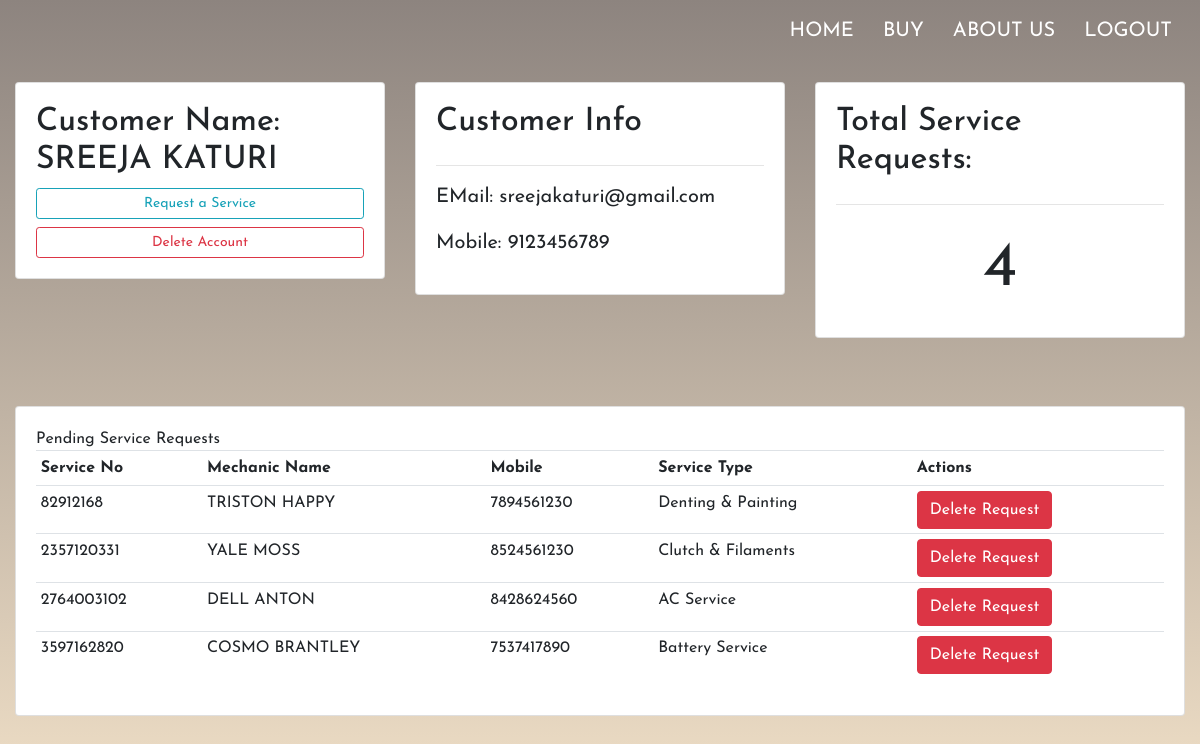
Page /cust.php (signed in) on the committed database.
### tables this page shows
CREATE TABLE `customers` (
  `custid` bigint(20) NOT NULL,
  `name` varchar(64) NOT NULL,
  `email` varchar(64) NOT NULL,
  `mobile` bigint(10) NOT NULL,
  `password` varchar(255) NOT NULL
);

CREATE TABLE `services` (
  `servid` bigint(20) NOT NULL,
  `custid` bigint(20) NOT NULL,
  `mechid` bigint(20) NOT NULL,
  `servtype` text NOT NULL
);

CREATE TABLE `mechanics` (
  `mechid` bigint(20) NOT NULL,
  `name` varchar(64) NOT NULL,
  `email` varchar(64) NOT NULL,
  `mobile` bigint(10) NOT NULL,
  `password` varchar(255) NOT NULL
);

### cust.php (the view, shortened to what this page needs)
<?php
include 'config.php';
$email = $_SESSION['email'];
$table = $_SESSION['type'];
$sql = "SELECT * FROM $table WHERE email='$email'";
$result = mysqli_query($conn, $sql);
if (mysqli_num_rows($result) > 0) {
    $row = mysqli_fetch_assoc($result);
    $custid = $row['custid'];
    $name = $row['name'];   $mobile = $row['mobile'];
}
$sqlBase = "SELECT * FROM services where custid='$custid'";
$resultBase = mysqli_query($conn, $sqlBase);
$count = mysqli_num_rows($resultBase);
?>
<!DOCTYPE html>
<html lang="en">
<head>
    <link rel="stylesheet" href="css/portal.css">
    <link rel="stylesheet" href="https://cdn.jsdelivr.net/npm/bootstrap@4.6.1/dist/css/bootstrap.min.css">
</head>
<body>
    <div class="header">
        <nav class="navbar navbar-inverse navbar-fixed-top">
            <div class="nav-links">
                <ul>
                    <li> <a href="index.php">HOME</a></li>
                    <li> <a href="loginBuy.php">BUY</a></li>
                    <li> <a href="about.php">ABOUT US</a></li>
                    <li> <a href="logout.php">LOGOUT</a></li>
                </ul>
            </div>
        </nav>
    </div>
	<div class="container-fluid">
        <div class="row">
            <div class="col-md">
                <div class="card card-body">
                    <h2>Customer Name:<br><?php echo $name; ?></h2>
                    <a class="btn btn-outline-info btn-sm btn-block" href="service.php">Request a Service</a>
                    <a class="btn btn-outline-danger btn-sm btn-block" href="deleteAcc.php">Delete Account</a>
                </div>
            </div>
            <div class="col-md">
                <div class="card card-body">
                    <h2>Customer Info</h2><hr>
                    <p>EMail: <?php echo $email; ?></p>
                    <p>Mobile: <?php echo $mobile; ?></p>
                </div>
            </div>
            <div class="col-md">
                <div class="card card-body">
                    <h2>Total Service Requests:</h2><hr>
                    <div class="count"><?php echo $count; ?></div>
                </div>
            </div>
        </div>
        <div class="row my-5">
            <div class="col-md">
                <div class="card card-body">
                    <table class="table table-sm">
                        <tr>
                            <th>Service No</th>
                            <th>Mechanic Name</th>
                            <th>Mobile</th>
                            <th>Service Type</th>
                            <th>Actions</th>
                        </tr>
                        <?php
                            while($rowB = mysqli_fetch_assoc($resultBase)){
                                $sno = $rowB['servid'];
                                $mid = $rowB['mechid']; $servtype = $rowB['servtype'];
                                $sql2 = "SELECT * FROM mechanics WHERE mechid='$mid'";
                                $result2 = mysqli_query($conn, $sql2);
                                $row2 = mysqli_fetch_assoc($result2);
                                echo "<tr><td>$sno</td><td>".$row2['name']."</td><td>".$row2['mobile']."</td><td>".$servtype."</td>";
                                echo "<td><form action='deleteServ.php' method='POST'><input type='hidden' name='sid' value='$sno'><button type='submit' class='btn btn-danger'>Delete Request</button></form></td>
                                </tr>";
                            }
                        ?>
                    </table>
                </div>
            </div>
        </div>
    </div>
</body>
</html>

### css/portal.css (style rules this page uses)
* { margin: 0; padding: 0; box-sizing: border-box; font-family: "Josefin Sans", sans-serif; }
body { --color-primary: rgb(54, 21, 0); --color-primary-dark: rgb(28, 10, 0); --color-secondary: rgb(96, 54, 1); --color-error: #bb0000; --color-success: #038d21; --border-radius: 6px; }
.header { width: 100%; background-position: center; background-size: cover; }
nav { display: flex; padding: 1% 2%; justify-content: space-between; align-items: center; }
.nav-links { flex: 1; text-align: right; }
.nav-links ul li { list-style: none; display: inline-block; padding: 8px 12px; position: relative; }
.nav-links ul li a { color: white; text-decoration: none; font-size: 20px; }
.nav-links ul li::after { content: ""; width: 0%; height: 4px; background: #cc9544; display: block; margin: auto; transition: 0.2s; }
.count { text-align: center; font-size: 4em; }
.row { padding-bottom: 20px; }
.card-body p { font-size: 20px; }

### cust.php (style rules this page uses)
body { min-height: 100vh; background-position: center; background-size: cover; background-image: linear-gradient(rgba(28, 10, 0, 0.5), rgba(204, 149, 68, 0.3)), url("images/MechPortal.png"); }
body { background-color: linear-gradient(rgba(40, 11, 65, 0.897),rgba(255, 220, 66, 0.5)); }

### rows in the picture
customers: name "SREEJA KATURI", mobile "9123456789"
services: servid "82912168", mechid.name "TRISTON HAPPY", mechid.mobile "7894561230", servtype "Denting & Painting"
services: servid "2357120331", mechid.name "YALE MOSS", mechid.mobile "8524561230", servtype "Clutch & Filaments"
services: servid "2764003102", mechid.name "DELL ANTON", mechid.mobile "8428624560", servtype "AC Service"
services: servid "3597162820", mechid.name "COSMO BRANTLEY", mechid.mobile "7537417890", servtype "Battery Service"

### other values in the picture
$email "sreejakaturi@gmail.com"
$count "4"
